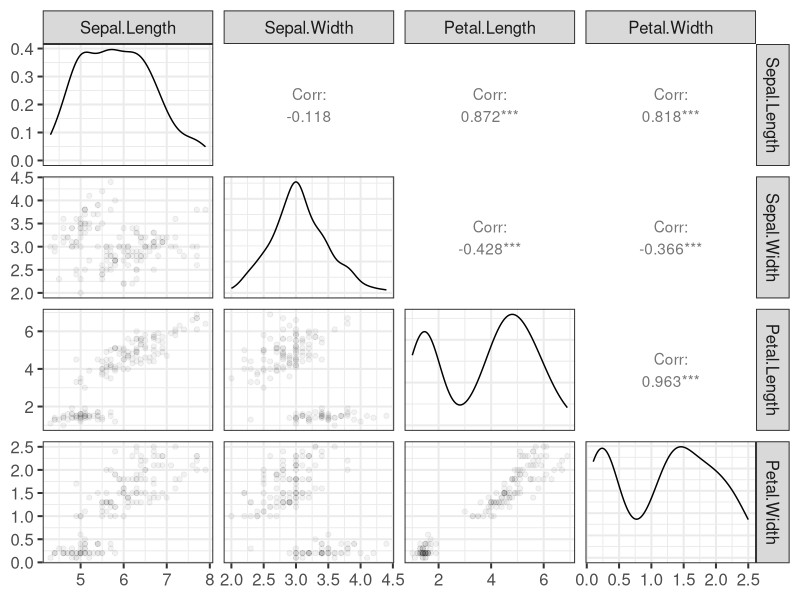
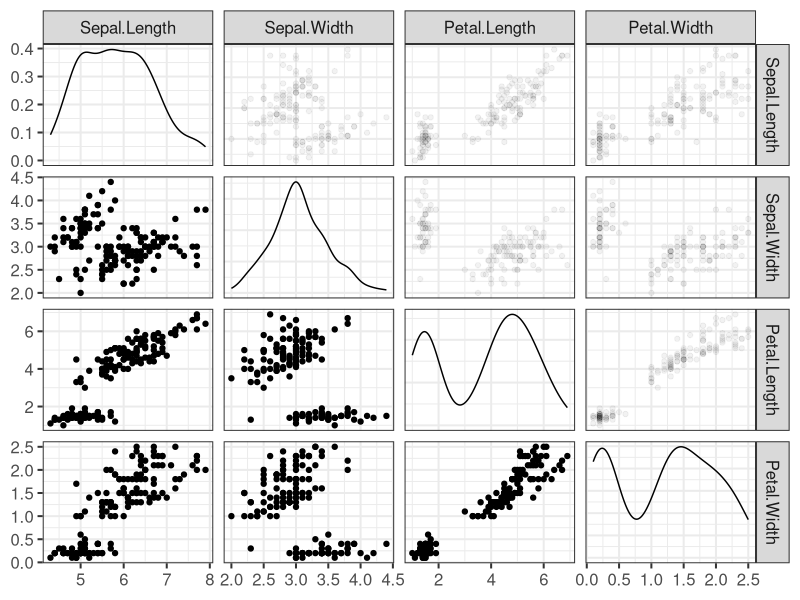
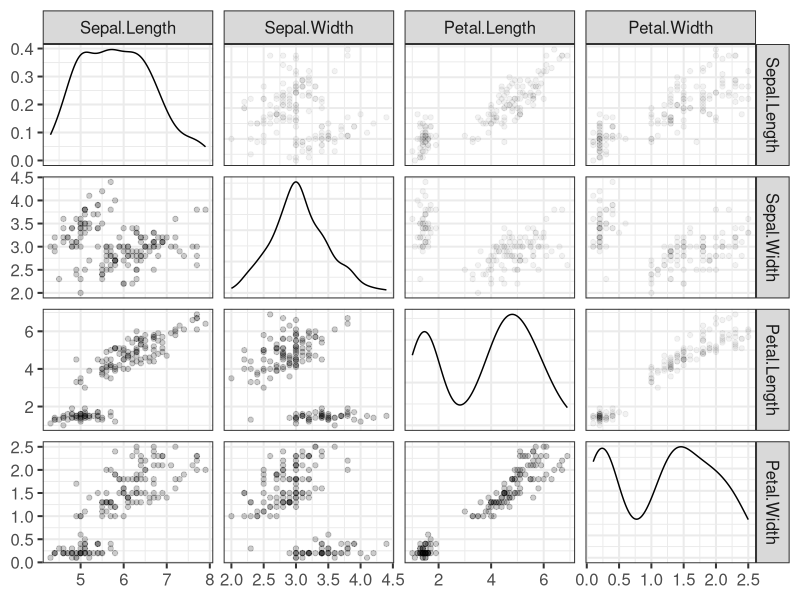
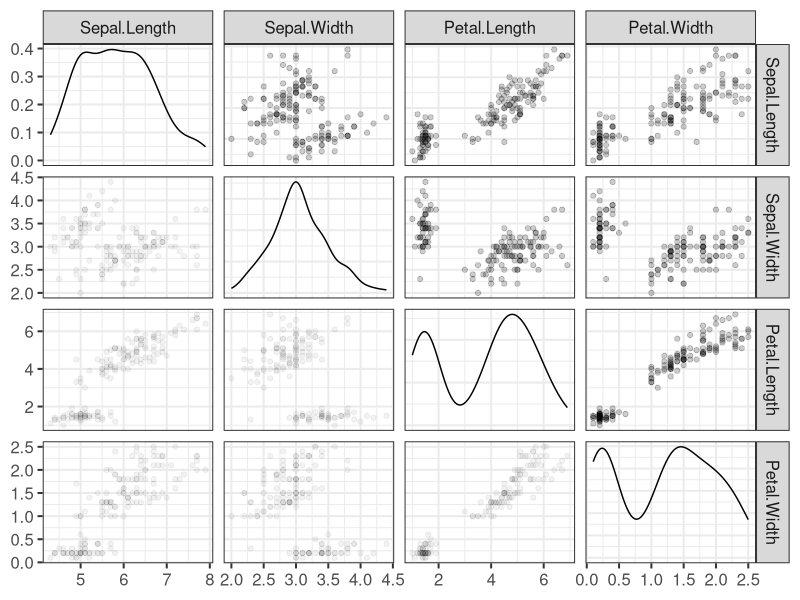
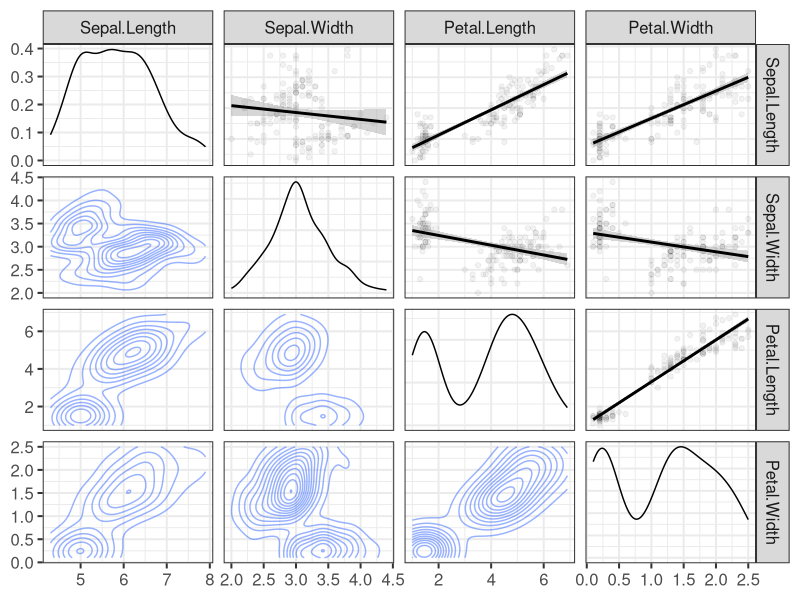
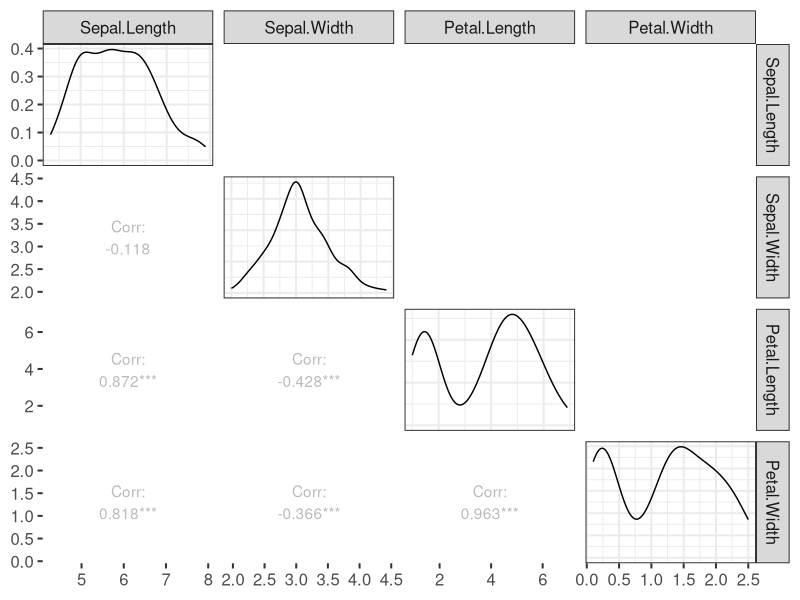
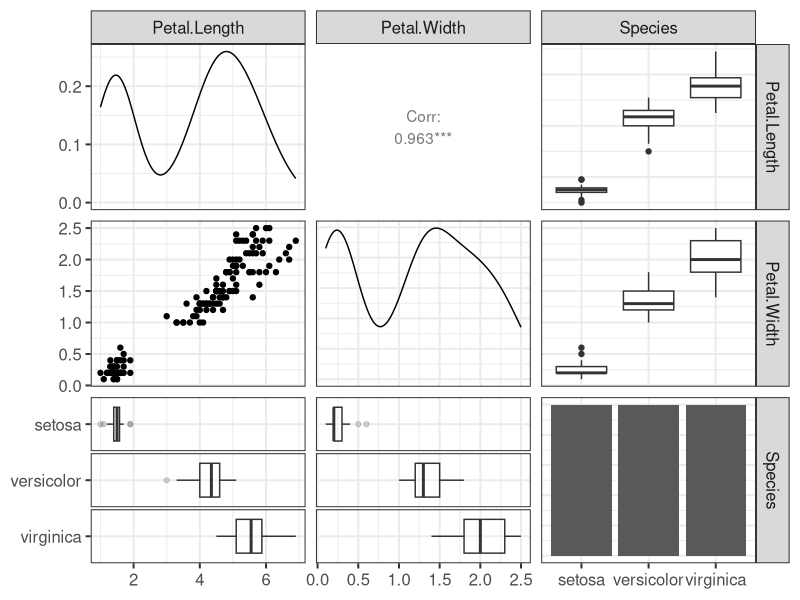
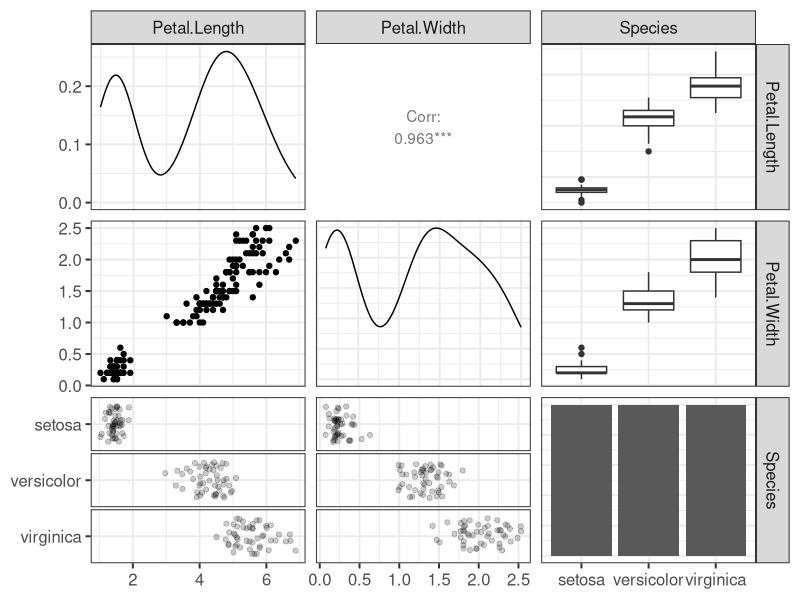

Write the R code that produced these figures, in order.
## ---- chunk 1
knitr::opts_chunk$set(echo = TRUE)
## ---- chunk 2
library("tidyverse")
library("GGally")

theme_set(theme_bw(base_size = 15) + theme(legend.position="bottom"))

## For readability, the dataset 'iris' is saved to variable 'data'
data <- tibble(iris)
head(iris)
## ---- chunk 3
ggpairs(data, columns = 1:4, lower = list(continuous = wrap("points", alpha = 0.05)))
## ---- chunk 4
ggpairs(data, columns = 1:4, upper = list(continuous = wrap("points", alpha = 0.05)))
## ---- chunk 5
## lower alpha = 0.2, upper alpha = 0.05
ggpairs(data, columns = 1:4, lower = list(continuous = wrap("points", alpha = 0.2)), upper = list(continuous = wrap("points", alpha = 0.05)))

## lower alpha = 0.05, upper alpha = 0.2
ggpairs(data, columns = 1:4, lower = list(continuous = wrap("points", alpha = 0.05)), upper = list(continuous = wrap("points", alpha = 0.2)))

## lower "density" (alpha = 0.5), upper "smooth"
ggpairs(data, columns = 1:4, lower = list(continuous = wrap("density", alpha = 0.5)), upper = list(continuous = wrap("smooth", alpha = 0.05)))

## lower "cor" (alpha =), upper "blank"
ggpairs(data, columns = 1:4, lower = list(continuous = wrap("cor", alpha = 0.5)), upper = list(continuous = wrap("blank", alpha = 0.05)))
## ---- chunk 6
## alpha = 0.2
## using option "box"
ggpairs(data, columns = 3:5, lower = list(combo = wrap("box", alpha = 0.2)))

## using option "dot"
ggpairs(data, columns = 3:5, lower = list(combo = wrap("dot", alpha = 0.2)))

## using option "facetdensity"
ggpairs(data, columns = 3:5, lower = list(combo = wrap("facetdensity", alpha = 0.2)))

## using option "denstrip"
ggpairs(data, columns = 3:5, lower = list(combo = wrap("denstrip", alpha = 0.2)))
## ---- chunk 7
## alpha = 0.2
## place 'continuous' and 'combo' ('box') in different places
ggpairs(data, columns = 3:5, lower = list(continuous = wrap("points", alpha = 0.05)), upper = list(combo = wrap("box", alpha = 0.2)))

## place 'continuous' and 'combo' in one place ('lower')
ggpairs(data, columns = 3:5, lower = list(continuous = wrap("points", alpha = 0.05), combo = wrap("box", alpha = 0.2)))

## ---- chunk 8
## place 'continuous' and 'combo' ('box') in different places
ggpairs(data, columns = 3:5, lower = list(continuous = "points"), upper = list(combo = "box"))

## place 'continuous' and 'combo' in one place ('lower')
ggpairs(data, columns = 3:5, lower = list(continuous = "points", combo = "box"))
